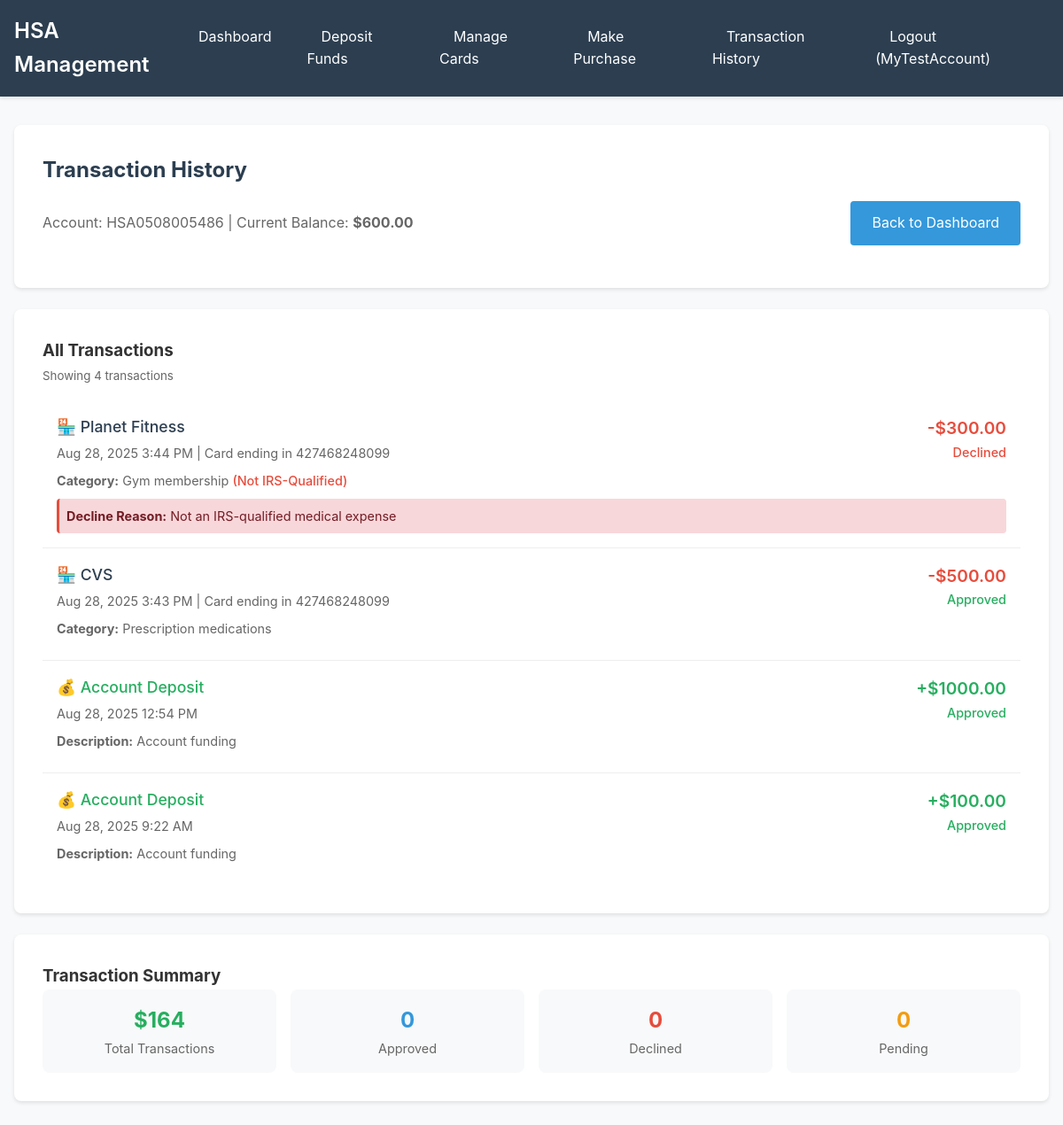
Page /history/ (signed in) on the committed database.
### hsa/models.py (models this page shows, shortened)
class HSAAccount(models.Model):
    user = models.OneToOneField(User, on_delete=models.CASCADE)
    account_number = models.CharField(max_length=20, unique=True)
    balance = models.DecimalField(max_digits=10, decimal_places=2, default=Decimal('0.00'))
    created_at = models.DateTimeField(auto_now_add=True)

class Transaction(models.Model):
    TRANSACTION_TYPES = [
        ('purchase', 'Purchase'),
        ('deposit', 'Deposit'),
        ('refund', 'Refund'),
    ]
    TRANSACTION_STATUS = [
        ('pending', 'Pending'),
        ('approved', 'Approved'),
        ('declined', 'Declined'),
        ('refunded', 'Refunded'),
    ]
    account = models.ForeignKey(HSAAccount, on_delete=models.CASCADE, related_name='transactions')
    card = models.ForeignKey(HSACard, on_delete=models.CASCADE, null=True, blank=True, related_name='transactions')
    transaction_type = models.CharField(max_length=20, choices=TRANSACTION_TYPES)
    amount = models.DecimalField(max_digits=10, decimal_places=2, validators=[MinValueValidator(Decimal('0.01'))])
    merchant = models.CharField(max_length=255, blank=True)
    expense_category = models.ForeignKey(MedicalExpenseCategory, on_delete=models.SET_NULL, null=True, blank=True)
    description = models.TextField(blank=True)
    status = models.CharField(max_length=20, choices=TRANSACTION_STATUS, default='pending')
    decline_reason = models.CharField(max_length=255, blank=True)
    transaction_date = models.DateTimeField(auto_now_add=True)
    class Meta:
        ordering = ['-transaction_date']

class HSACard(models.Model):
    CARD_STATUS_CHOICES = [
        ('pending', 'Pending'),
        ('active', 'Active'),
        ('blocked', 'Blocked'),
        ('expired', 'Expired'),
    ]
    account = models.ForeignKey(HSAAccount, on_delete=models.CASCADE, related_name='cards')
    card_number = models.CharField(max_length=16, unique=True)
    expiry_date = models.DateField()
    cvv = models.CharField(max_length=3)
    status = models.CharField(max_length=20, choices=CARD_STATUS_CHOICES, default='pending')
    issued_at = models.DateTimeField(auto_now_add=True)

class MedicalExpenseCategory(models.Model):
    name = models.CharField(max_length=100)
    description = models.TextField(blank=True)
    is_qualified = models.BooleanField(default=True)
    class Meta:
        verbose_name_plural = "Medical Expense Categories"

### hsa/views.py (the view)
# urls.py: path('history/', views.transaction_history, name='transaction_history'),
@login_required
def transaction_history(request):
    hsa_account = get_object_or_404(HSAAccount, user=request.user)
    transactions = hsa_account.transactions.all()
    return render(request, 'hsa/transaction_history.html', {
        'hsa_account': hsa_account,
        'transactions': transactions
    })

### hsa/templates/hsa/transaction_history.html (shortened to what this page needs)
{% extends 'hsa/base.html' %}
{% block content %}
<div class="card">
    <h2>Transaction History</h2>
    <div style="display: flex; justify-content: space-between; align-items: center; margin-bottom: 1rem;">
        <p style="color: #666; margin: 0;">
            Account: {{ hsa_account.account_number }} | Current Balance: <strong>${{ hsa_account.balance }}</strong>
        </p>
        <a href="{% url 'hsa:dashboard' %}" class="btn">Back to Dashboard</a>
    </div>
</div>
{% if transactions %}
<div class="card">
    <h3>All Transactions</h3>
    <div style="margin-bottom: 1rem;">
        <small style="color: #666;">Showing {{ transactions|length }} transaction{{ transactions|length|pluralize }}</small>
    </div>
    {% for transaction in transactions %}
    <div class="transaction-item">
        <div style="flex: 1;">
            <div style="display: flex; justify-content: space-between; align-items: start; margin-bottom: 0.5rem;">
                <div>
                    <div style="font-weight: 500; font-size: 1.1rem;">
                        {% if transaction.transaction_type == 'deposit' %}
                            <span style="color: #27ae60;">💰 Account Deposit</span>
                        {% elif transaction.transaction_type == 'refund' %}
                            <span style="color: #3498db;">↩️ Refund</span>
                        {% else %}
                            <span style="color: #2c3e50;">🏪 {{ transaction.merchant|default:"Purchase" }}</span>
                        {% endif %}
                    </div>
                    <div style="font-size: 0.9rem; color: #666; margin-top: 0.25rem;">
                        {{ transaction.transaction_date|date:"M d, Y g:i A" }}
                        {% if transaction.card %}
                        | Card ending in {{ transaction.card.card_number|slice:"-4" }}
                        {% endif %}
                    </div>
                </div>
                <div style="text-align: right;">
                    <div style="font-weight: 600; font-size: 1.2rem;">
                        {% if transaction.transaction_type == 'deposit' or transaction.transaction_type == 'refund' %}
                            <span style="color: #27ae60;">+${{ transaction.amount }}</span>
                        {% else %}
                            <span style="color: #e74c3c;">-${{ transaction.amount }}</span>
                        {% endif %}
                    </div>
                    <div class="status-{{ transaction.status }}" style="font-size: 0.9rem;">
                        {{ transaction.get_status_display }}
                    </div>
                </div>
            </div>
            {% if transaction.description %}
            <div style="font-size: 0.9rem; color: #666; margin-bottom: 0.5rem;">
                <strong>Description:</strong> {{ transaction.description }}
            </div>
            {% endif %}
            {% if transaction.expense_category %}
            <div style="font-size: 0.9rem; color: #666; margin-bottom: 0.5rem;">
                <strong>Category:</strong> {{ transaction.expense_category.name }}
                {% if not transaction.expense_category.is_qualified %}
                <span style="color: #e74c3c; font-weight: 500;">(Not IRS-Qualified)</span>
                {% endif %}
            </div>
            {% endif %}
            {% if transaction.decline_reason %}
            <div style="background: #f8d7da; color: #721c24; padding: 0.5rem; border-radius: 4px; font-size: 0.9rem; border-left: 3px solid #e74c3c;">
                <strong>Decline Reason:</strong> {{ transaction.decline_reason }}
            </div>
            {% endif %}
        </div>
    </div>
    {% endfor %}
</div>
<div class="card">
    <h3>Transaction Summary</h3>
    <div style="display: grid; grid-template-columns: repeat(auto-fit, minmax(200px, 1fr)); gap: 1rem;">
        <div style="text-align: center; padding: 1rem; background: #f8f9fa; border-radius: 8px;">
            <div style="font-size: 1.5rem; font-weight: bold; color: #27ae60;">
                ${% widthratio transactions|length 1 transactions|length %}{{ transactions|length|floatformat:0 }}
            </div>
            <div style="color: #666; font-size: 0.9rem;">Total Transactions</div>
        </div>
        <div style="text-align: center; padding: 1rem; background: #f8f9fa; border-radius: 8px;">
            <div style="font-size: 1.5rem; font-weight: bold; color: #3498db;">
                {% with approved_count=transactions|dictsort:"status"|dictsort:"approved"|length %}
                {{ approved_count }}
                {% endwith %}
            </div>
            <div style="color: #666; font-size: 0.9rem;">Approved</div>
        </div>
        <div style="text-align: center; padding: 1rem; background: #f8f9fa; border-radius: 8px;">
            <div style="font-size: 1.5rem; font-weight: bold; color: #e74c3c;">
                {% with declined_count=transactions|dictsort:"status"|dictsort:"declined"|length %}
                {{ declined_count }}
                {% endwith %}
            </div>
            <div style="color: #666; font-size: 0.9rem;">Declined</div>
        </div>
        <div style="text-align: center; padding: 1rem; background: #f8f9fa; border-radius: 8px;">
            <div style="font-size: 1.5rem; font-weight: bold; color: #f39c12;">
                {% with pending_count=transactions|dictsort:"status"|dictsort:"pending"|length %}
                {{ pending_count }}
                {% endwith %}
            </div>
            <div style="color: #666; font-size: 0.9rem;">Pending</div>
        </div>
    </div>
</div>
{% endif %}
{% endblock %}

### hsa/templates/hsa/base.html (shortened to what this page needs)
<!DOCTYPE html>
<html lang="en">
<head>
</head>
<body>
    <nav class="navbar">
        <div class="navbar-content">
            <h1>HSA Management</h1>
            {% if user.is_authenticated %}
            <ul class="navbar-nav">
                <li><a href="{% url 'hsa:dashboard' %}">Dashboard</a></li>
                <li><a href="{% url 'hsa:deposit_funds' %}">Deposit Funds</a></li>
                <li><a href="{% url 'hsa:issue_card' %}">Manage Cards</a></li>
                <li><a href="{% url 'hsa:process_transaction' %}">Make Purchase</a></li>
                <li><a href="{% url 'hsa:transaction_history' %}">Transaction History</a></li>
                <li><a href="{% url 'logout' %}?next=/">Logout ({{ user.username }})</a></li>
            </ul>
            {% else %}
            <ul class="navbar-nav">
                <li><a href="{% url 'login' %}">Login</a></li>
                <li><a href="{% url 'hsa:signup' %}">Sign Up</a></li>
            </ul>
            {% endif %}
        </div>
    </nav>
    <div class="container">
        {% block content %}
        {% endblock %}
    </div>
</body>
</html>

### hsa/templates/hsa/base.html (style rules this page uses)
* { margin: 0; padding: 0; box-sizing: border-box; }
body { font-family: -apple-system, BlinkMacSystemFont, 'Segoe UI', Roboto, sans-serif; line-height: 1.6; color: #333; background-color: #f8f9fa; }
.navbar { background: #2c3e50; color: white; padding: 1rem 0; box-shadow: 0 2px 4px rgba(0,0,0,0.1); }
.navbar-content { max-width: 1200px; margin: 0 auto; padding: 0 1rem; display: flex; justify-content: space-between; align-items: center; }
.navbar h1 { font-size: 1.5rem; font-weight: 600; }
.navbar-nav { display: flex; list-style: none; gap: 1.5rem; }
.navbar-nav a { color: white; text-decoration: none; padding: 0.5rem 1rem; border-radius: 4px; transition: background-color 0.2s; }
.container { max-width: 1200px; margin: 2rem auto; padding: 0 1rem; }
.card { background: white; padding: 2rem; border-radius: 8px; box-shadow: 0 2px 4px rgba(0,0,0,0.1); margin-bottom: 1.5rem; }
.card h2 { margin-bottom: 1rem; color: #2c3e50; }
.btn { display: inline-block; padding: 0.75rem 1.5rem; background: #3498db; color: white; text-decoration: none; border: none; border-radius: 4px; cursor: pointer; font-size: 1rem; transition: background-color 0.2s; }
.transaction-item { display: flex; justify-content: space-between; align-items: center; padding: 1rem; border-bottom: 1px solid #eee; }
.transaction-item:last-child { border-bottom: none; }
.status-approved { color: #27ae60; font-weight: 500; }
.status-declined { color: #e74c3c; font-weight: 500; }

### rows in the picture
HSAAccount: account_number "HSA0508005486", balance "600.00"
Transaction: shows "(Not IRS-Qualified)"
Transaction: transaction_type "💰 Account Deposit"
Transaction: transaction_type "💰 Account Deposit"

### other values in the picture
{{ user.username }} "MyTestAccount"
{{ transactions|length }} "4"
{{ transactions|length|floatformat:0 }} "4"
{{ approved_count }} "0"
{{ declined_count }} "0"
{{ pending_count }} "0"
